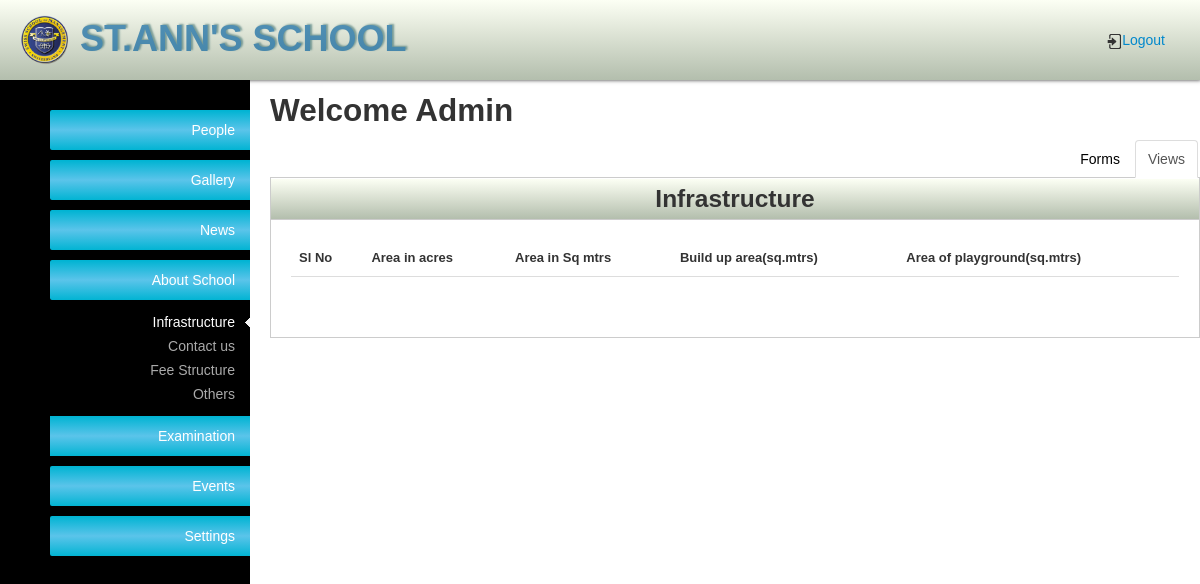
/admin/infrastructure.php (signed in), run on an earlier commit of the app's database.
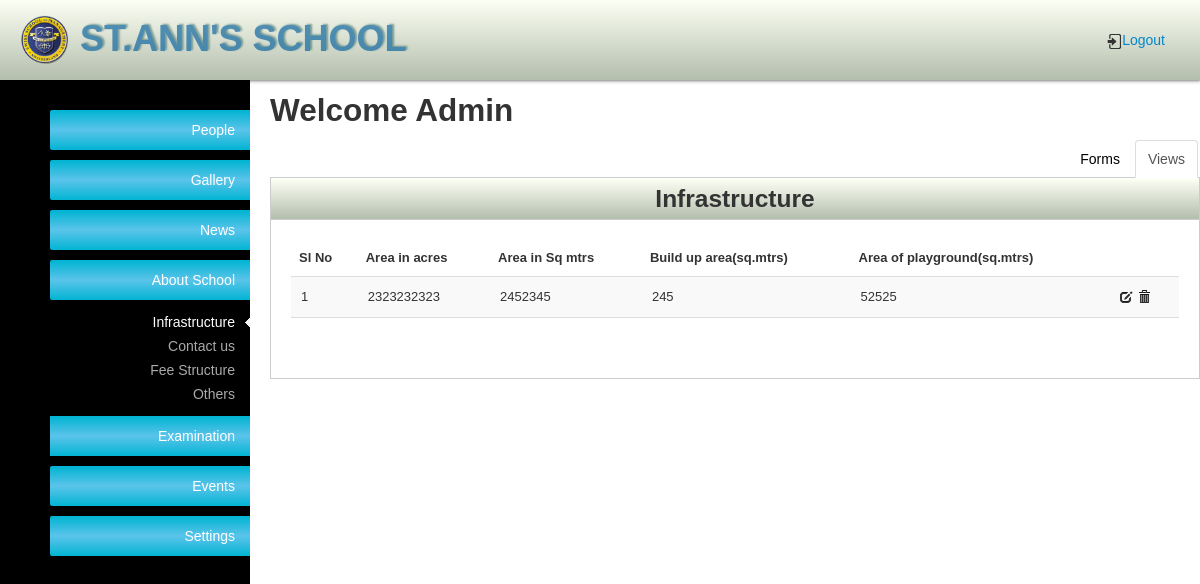
And on a later commit of the database.
### tables this page shows
CREATE TABLE `infrastructure` (
  `id` int(11) NOT NULL AUTO_INCREMENT,
  `area_acres` varchar(50) DEFAULT NULL,
  `area_sq_mtrs` varchar(50) DEFAULT NULL,
  `area_build_up` varchar(50) DEFAULT NULL,
  `area_playground` varchar(50) DEFAULT NULL,
  PRIMARY KEY (`id`)
);

### admin/infrastructure.php (the view, shortened to what this page needs)
<?php
include("admin-layouts/admin-header.php");
?>
<div class="tab-content">
    <h2>Welcome Admin</h2>
    <div class="tabbable">
        <ul class="nav nav-tabs">
            <li class="active"><a href="#tab1" id="#tab1" data-toggle="tab">Views</a></li>
            <li><a href="#tab2" class="tab2-form" data-toggle="tab">Forms</a></li>
        </ul>
        <div class="tab-content">
            <div class="tab-pane active" id="tab1">
                <div class="content-box">
                    <div class="content-box-header">
                        <h3 class="c-head">Infrastructure</h3>
                    </div>
                    <div class="content-box-content">
                        <table class="table table-striped">
                            <thead>
                            <tr>
                                <th>Sl No</th>
                                <th>Area in acres</th>
                                <th>Area in Sq mtrs</th>
                                <th>Build up area(sq.mtrs)</th>
                                <th>Area of playground(sq.mtrs)</th>
                            </tr>
                            </thead>
                            <tfoot>
                            <tr>
                                <td colspan="6">
                                </td>
                            </tr>
                            </tfoot>
                            <tbody>
                            <?php
                            $sql_infra = "SELECT * FROM infrastructure";
                            $result = mysql_query($sql_infra) or die ('Error updating database: ' . mysql_error());
                            ?>
                            <?php
                            if($result) {
                                $iterator = 1;
                                while ($row = mysql_fetch_array($result)):?>
                                    <tr>
                                        <td><?php echo $iterator++;?></td>
                                        <td><?php echo $row['area_acres'];?></td>
                                        <td><?php echo $row['area_sq_mtrs'];?></td>
                                        <td><?php echo $row['area_build_up'];?></td>
                                        <td><?php echo $row['area_playground'];?></td>
                                        <td>
                                            <a title="Edit" href="#" class="edit" rowId="<?php echo $row['id'];?>"><i class="icon-edit"></i></a>
                                            <a title="Delete" href="#" class="delBtn" rowId="<?php echo $row['id'];?>"><i class="icon-trash"></i></a>
                                        </td>
                                    </tr>
                                <?php endwhile;} ?>
                            </tbody>
                        </table>
                    </div>
                </div>
            </div>
        </div>
    </div>
</div>
<?php require_once('admin-layouts/admin-footers.php'); ?>

What changed in the data, as far as the page shows it:
added infrastructure: area_acres "2323232323", area_sq_mtrs "2452345", area_build_up "245", area_playground "52525"
